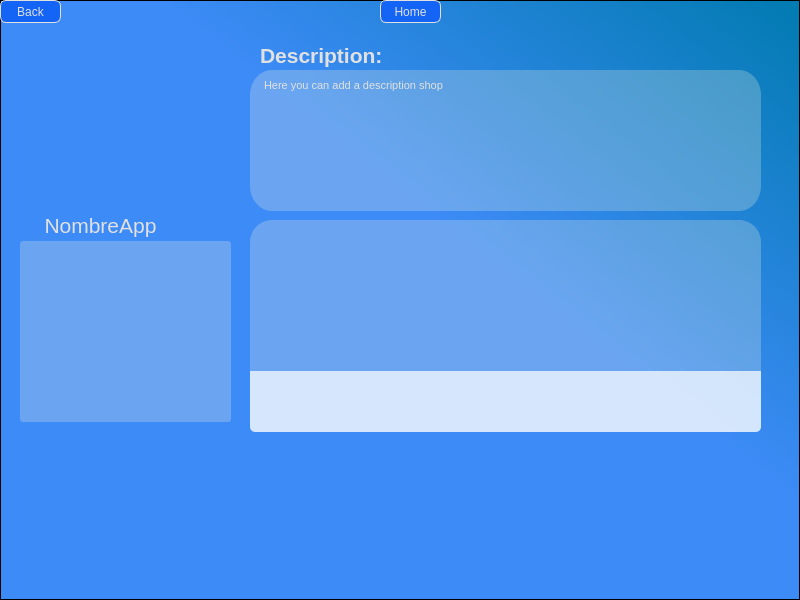
<?xml version="1.0" encoding="UTF-8"?>
<ui version="4.0">
 <class>MainWindow</class>
 <widget class="QMainWindow" name="MainWindow">
  <property name="geometry">
   <rect>
    <x>0</x>
    <y>0</y>
    <width>800</width>
    <height>600</height>
   </rect>
  </property>
  <property name="windowTitle">
   <string>MainWindow</string>
  </property>
  <property name="styleSheet">
   <string notr="true">background-color: qlineargradient(spread:pad, x1:0.338983, y1:0.631, x2:1, y2:0, stop:0.361582 rgba(61, 139, 247, 255), stop:0.977401 rgba(3, 123, 179, 255));</string>
  </property>
  <widget class="QWidget" name="centralwidget">
   <widget class="QFrame" name="frame">
    <property name="geometry">
     <rect>
      <x>0</x>
      <y>0</y>
      <width>800</width>
      <height>600</height>
     </rect>
    </property>
    <property name="frameShape">
     <enum>QFrame::StyledPanel</enum>
    </property>
    <property name="frameShadow">
     <enum>QFrame::Raised</enum>
    </property>
    <widget class="QLabel" name="ImagenShop">
     <property name="geometry">
      <rect>
       <x>20</x>
       <y>70</y>
       <width>211</width>
       <height>141</height>
      </rect>
     </property>
     <property name="styleSheet">
      <string notr="true">background: transparent;</string>
     </property>
     <property name="text">
      <string/>
     </property>
     <property name="pixmap">
      <pixmap resource="imagen.qrc">:/Tienda/Adidas-Splau-650.jpg</pixmap>
     </property>
     <property name="scaledContents">
      <bool>true</bool>
     </property>
    </widget>
    <widget class="QLabel" name="Photo">
     <property name="geometry">
      <rect>
       <x>720</x>
       <y>10</y>
       <width>71</width>
       <height>61</height>
      </rect>
     </property>
     <property name="styleSheet">
      <string notr="true">background: transparent;
</string>
     </property>
     <property name="text">
      <string/>
     </property>
     <property name="pixmap">
      <pixmap resource="imagen.qrc">:/dfsfsd/user.PNG</pixmap>
     </property>
     <property name="scaledContents">
      <bool>true</bool>
     </property>
    </widget>
    <widget class="QTextBrowser" name="textBrowser_DescripctioShop">
     <property name="geometry">
      <rect>
       <x>250</x>
       <y>70</y>
       <width>511</width>
       <height>141</height>
      </rect>
     </property>
     <property name="styleSheet">
      <string notr="true">background-color: rgb(254, 252, 224,60);
border: transparent;
border-radius: 22px solid;
color: rgb(225,225,225);
padding-left: 10px;
padding-top: 5px;
</string>
     </property>
     <property name="html">
      <string>&lt;!DOCTYPE HTML PUBLIC &quot;-//W3C//DTD HTML 4.0//EN&quot; &quot;http://www.w3.org/TR/REC-html40/strict.dtd&quot;&gt;
&lt;html&gt;&lt;head&gt;&lt;meta name=&quot;qrichtext&quot; content=&quot;1&quot; /&gt;&lt;style type=&quot;text/css&quot;&gt;
p, li { white-space: pre-wrap; }
&lt;/style&gt;&lt;/head&gt;&lt;body style=&quot; font-family:'MS Shell Dlg 2'; font-size:8.25pt; font-weight:400; font-style:normal;&quot;&gt;
&lt;p style=&quot; margin-top:0px; margin-bottom:0px; margin-left:0px; margin-right:0px; -qt-block-indent:0; text-indent:0px;&quot;&gt;Here you can add a description shop&lt;/p&gt;&lt;/body&gt;&lt;/html&gt;</string>
     </property>
    </widget>
    <widget class="QLabel" name="label_Description">
     <property name="geometry">
      <rect>
       <x>260</x>
       <y>40</y>
       <width>131</width>
       <height>31</height>
      </rect>
     </property>
     <property name="font">
      <font>
       <pointsize>16</pointsize>
       <weight>75</weight>
       <bold>true</bold>
      </font>
     </property>
     <property name="styleSheet">
      <string notr="true">background: transparent;
color: rgb(225,225,225)</string>
     </property>
     <property name="text">
      <string>Description:</string>
     </property>
    </widget>
    <widget class="QLabel" name="Label_Name_Shop">
     <property name="geometry">
      <rect>
       <x>20</x>
       <y>210</y>
       <width>161</width>
       <height>31</height>
      </rect>
     </property>
     <property name="font">
      <font>
       <pointsize>16</pointsize>
      </font>
     </property>
     <property name="styleSheet">
      <string notr="true">background: transparent;
color: rgb(225,225,225);</string>
     </property>
     <property name="text">
      <string>NombreApp</string>
     </property>
     <property name="alignment">
      <set>Qt::AlignCenter</set>
     </property>
    </widget>
    <widget class="QPushButton" name="pushButton_back">
     <property name="geometry">
      <rect>
       <x>0</x>
       <y>0</y>
       <width>61</width>
       <height>23</height>
      </rect>
     </property>
     <property name="autoFillBackground">
      <bool>false</bool>
     </property>
     <property name="styleSheet">
      <string notr="true">background-color: rgb(20,100,246);
border: 1px solid rgb(225,225,225);
border-radius: 6px;
color: rgb(225,225,225);

</string>
     </property>
     <property name="text">
      <string>Back</string>
     </property>
    </widget>
    <widget class="QPushButton" name="pushButton_Home">
     <property name="geometry">
      <rect>
       <x>380</x>
       <y>0</y>
       <width>61</width>
       <height>23</height>
      </rect>
     </property>
     <property name="autoFillBackground">
      <bool>false</bool>
     </property>
     <property name="styleSheet">
      <string notr="true">background-color: rgb(20,100,246);
border: 1px solid rgb(225,225,225);
border-radius: 6px;
color: rgb(225,225,225);
</string>
     </property>
     <property name="text">
      <string>Home</string>
     </property>
    </widget>
    <widget class="QTableWidget" name="tableWidget_Comments">
     <property name="geometry">
      <rect>
       <x>250</x>
       <y>220</y>
       <width>511</width>
       <height>151</height>
      </rect>
     </property>
     <property name="styleSheet">
      <string notr="true">background-color: rgb(254, 252, 224,60);
border: transparent;
border-top-left-radius: 22px 22px;
border-top-right-radius: 22px 22px;


</string>
     </property>
     <property name="horizontalScrollBarPolicy">
      <enum>Qt::ScrollBarAlwaysOff</enum>
     </property>
     <property name="selectionMode">
      <enum>QAbstractItemView::NoSelection</enum>
     </property>
     <property name="gridStyle">
      <enum>Qt::NoPen</enum>
     </property>
     <property name="columnCount">
      <number>2</number>
     </property>
     <attribute name="horizontalHeaderVisible">
      <bool>false</bool>
     </attribute>
     <attribute name="horizontalHeaderDefaultSectionSize">
      <number>100</number>
     </attribute>
     <attribute name="verticalHeaderVisible">
      <bool>false</bool>
     </attribute>
     <column>
      <property name="text">
       <string>New Column</string>
      </property>
     </column>
     <column>
      <property name="text">
       <string>coments</string>
      </property>
     </column>
    </widget>
    <widget class="QTextBrowser" name="textComentario">
     <property name="geometry">
      <rect>
       <x>250</x>
       <y>371</y>
       <width>511</width>
       <height>61</height>
      </rect>
     </property>
     <property name="styleSheet">
      <string notr="true">background-color: rgb(255, 255, 255,200);
border: transparent;
border-radius: 5px;
border-top-left-radius: 0px 0px;
border-top-right-radius: 0px 0px;
color: rgb(225,225,225);</string>
     </property>
     <property name="html">
      <string>&lt;!DOCTYPE HTML PUBLIC &quot;-//W3C//DTD HTML 4.0//EN&quot; &quot;http://www.w3.org/TR/REC-html40/strict.dtd&quot;&gt;
&lt;html&gt;&lt;head&gt;&lt;meta name=&quot;qrichtext&quot; content=&quot;1&quot; /&gt;&lt;style type=&quot;text/css&quot;&gt;
p, li { white-space: pre-wrap; }
&lt;/style&gt;&lt;/head&gt;&lt;body style=&quot; font-family:'MS Shell Dlg 2'; font-size:8.25pt; font-weight:400; font-style:normal;&quot;&gt;
&lt;p style=&quot;-qt-paragraph-type:empty; margin-top:0px; margin-bottom:0px; margin-left:0px; margin-right:0px; -qt-block-indent:0; text-indent:0px;&quot;&gt;&lt;br /&gt;&lt;/p&gt;&lt;/body&gt;&lt;/html&gt;</string>
     </property>
    </widget>
    <widget class="QTextBrowser" name="textBrowser_SheduleShop">
     <property name="geometry">
      <rect>
       <x>20</x>
       <y>241</y>
       <width>211</width>
       <height>181</height>
      </rect>
     </property>
     <property name="styleSheet">
      <string notr="true">background-color: rgb(254, 252, 224,60);
border: transparent;
border-radius: 3px</string>
     </property>
    </widget>
    <widget class="QTableWidget" name="tableWidget_Galeria">
     <property name="geometry">
      <rect>
       <x>250</x>
       <y>450</y>
       <width>511</width>
       <height>141</height>
      </rect>
     </property>
     <property name="styleSheet">
      <string notr="true">background: transparent;
border: transparent;</string>
     </property>
     <property name="verticalScrollBarPolicy">
      <enum>Qt::ScrollBarAlwaysOff</enum>
     </property>
     <property name="selectionMode">
      <enum>QAbstractItemView::NoSelection</enum>
     </property>
     <property name="gridStyle">
      <enum>Qt::NoPen</enum>
     </property>
     <attribute name="horizontalHeaderMinimumSectionSize">
      <number>42</number>
     </attribute>
     <attribute name="verticalHeaderVisible">
      <bool>false</bool>
     </attribute>
     <attribute name="verticalHeaderDefaultSectionSize">
      <number>139</number>
     </attribute>
     <row>
      <property name="text">
       <string>Img</string>
      </property>
     </row>
    </widget>
   </widget>
  </widget>
 </widget>
 <resources>
  <include location="imagen.qrc"/>
  <include location="D:/Informatica avanzada/InfoPlaces/view/imagen.qrc"/>
 </resources>
 <connections/>
</ui>
